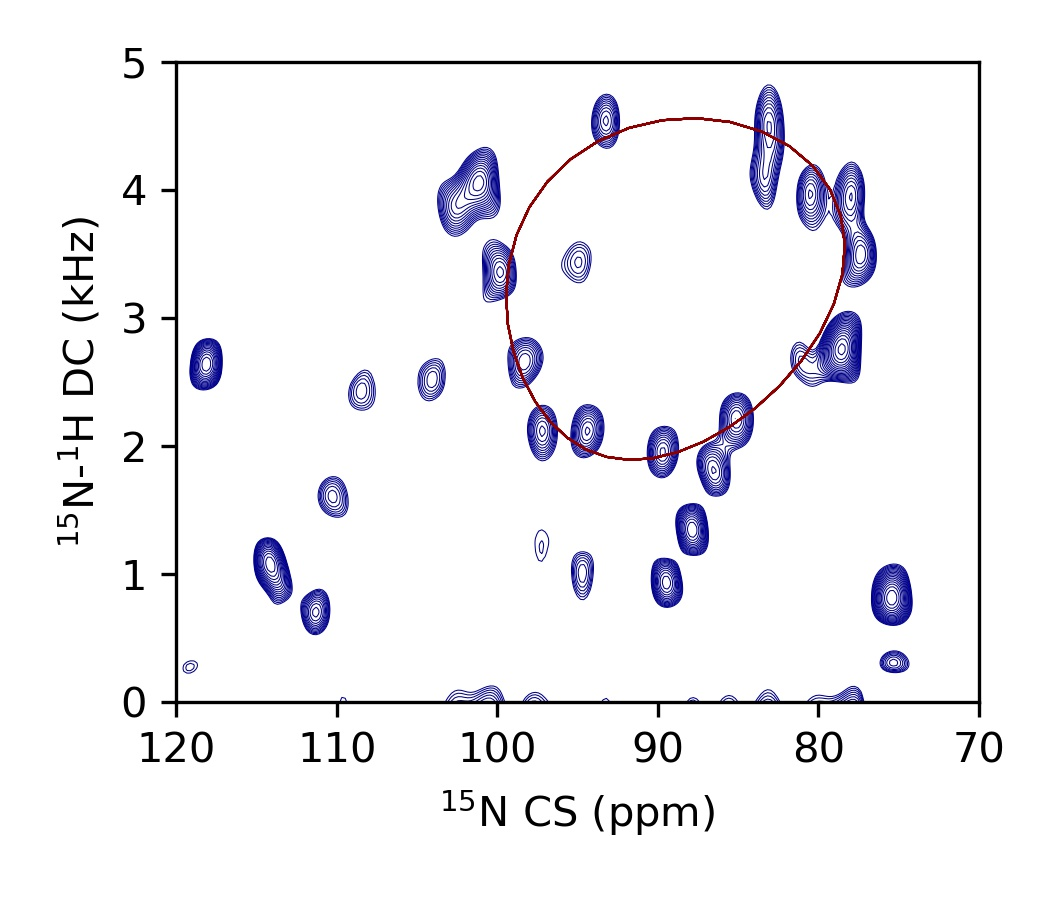

Recreate this plot in Python.
import matplotlib.pyplot as plt
import nmrglue as ng
import numpy as np

# Specify results files
spectrum = 'hcsesampi4.ft'
log_file = 'sln_quickfit_log.dat'
wave_file = 'sln_quickfit_wave.dat'

# Read spectrum with nmrglue
dic,data = ng.pipe.read(spectrum)

# Read files for lineplot
lx, ly = zip(*np.genfromtxt(wave_file,usecols=(2,3),dtype=float))

# Set contour levels
contour_start = 144214*5 # Baseline
contour_num = 30 # number of contour levels
contour_factor = 1.1 # scaling factor between contour levels
levels = contour_start*contour_factor**np.arange(contour_num) 

# Set ppm scales
uc_1h = ng.pipe.make_uc(dic,data,dim=0)
ppm_1h = uc_1h.ppm_scale()
ppm_1h_0, ppm_1h_1 = uc_1h.ppm_limits()
uc_15n = ng.pipe.make_uc(dic,data,dim=1)
ppm_15n = uc_15n.ppm_scale()
ppm_15n_0, ppm_15n_1 = uc_15n.ppm_limits()

# Plot spectrum
fig,ax = plt.subplots(figsize=(3.5,3.0))

s = -1
ax.contour(data,levels=levels,linewidths=0.25,colors='darkblue',
           extent=(ppm_15n_0, ppm_15n_1, ppm_1h_0*s, ppm_1h_1*s))
ax.set_xlim(120,70)
ax.set_ylim(0,5)
ax.set_xlabel('$^{15}$N CS (ppm)',size=10)
ax.set_ylabel('$^{15}$N-$^{1}$H DC (kHz)',size=10)

# Plot line
ax.plot(lx, ly, c='darkred',alpha=1,linewidth=0.5)

plt.tight_layout()
plt.savefig('sln_quickfit_overlay.jpg',dpi=300)
plt.show()

